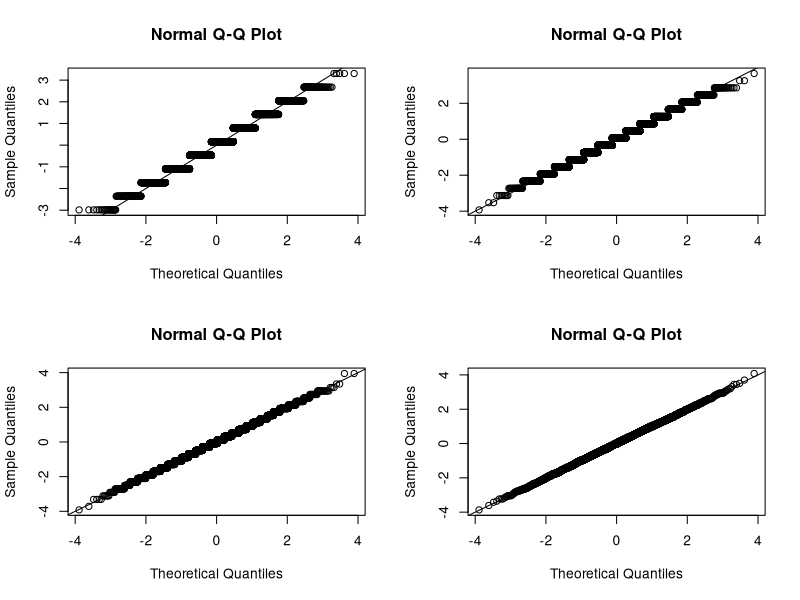
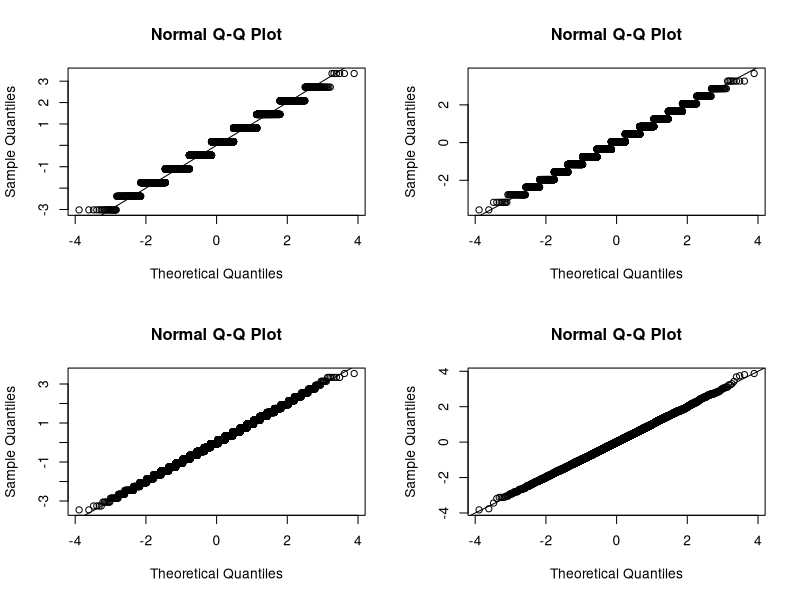
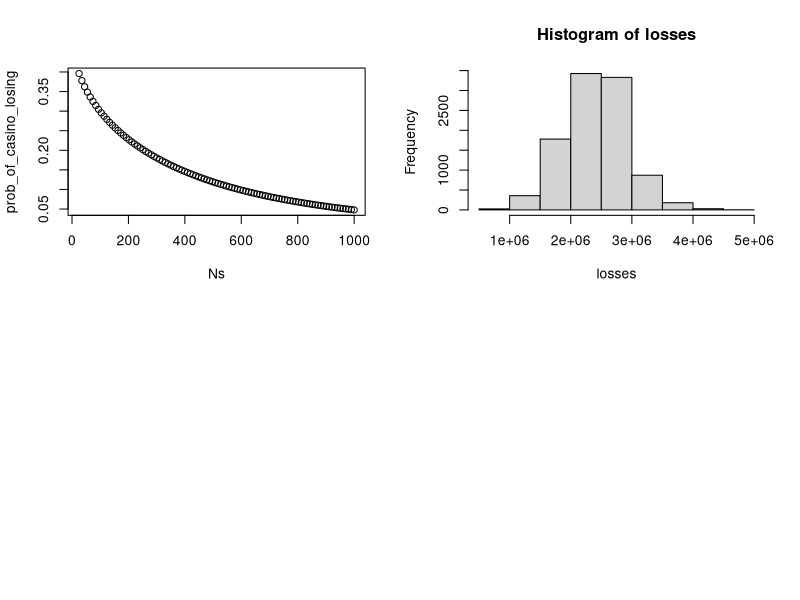
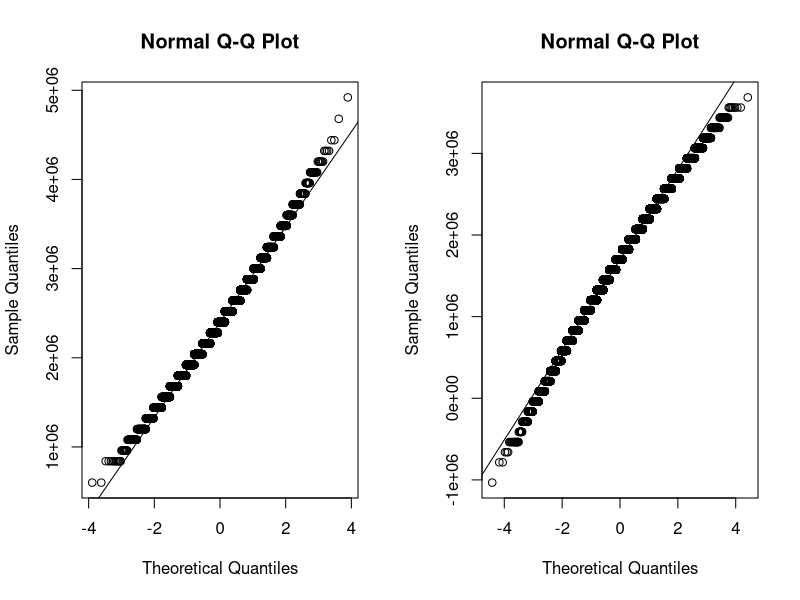
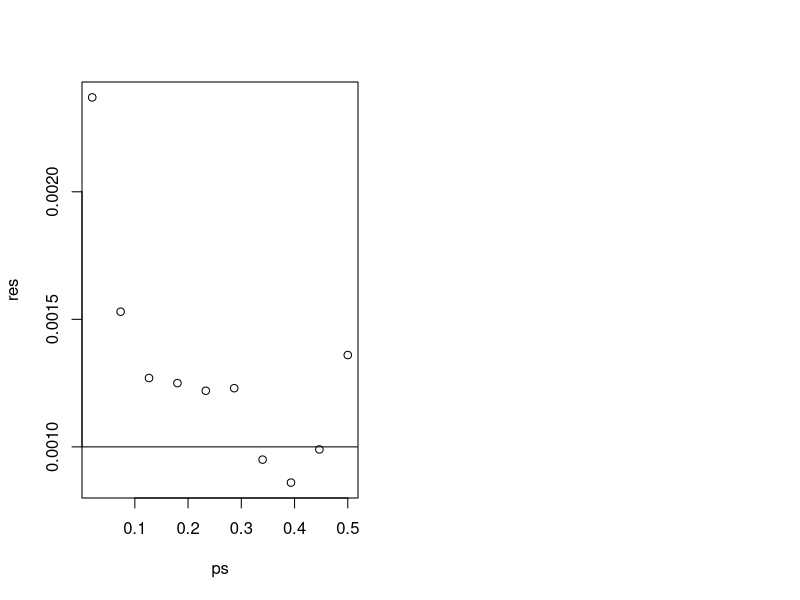

Write the R code that produced these figures, in order.
## ---- chunk 1
get_outcome <- function(N){
  x <- sample( c(-1,1), N, replace=TRUE, prob=c(10/19,9/19))
  sum(x)
}
get_outcome(10)
## ---- chunk 2
mysd <- function(x){
  sqrt(mean((x-mean(x))^2))
}
B <- 10^4
par(mfrow=c(2,2)) ##don't worry if you don't know what this is. You can remove it.
for(N in c(10, 25, 100, 1000)){
  winnings <- replicate(B,get_outcome(N) )
  z <- (winnings - mean(winnings))/mysd(winnings)
  qqnorm(z)
  abline(0,1)
  cat("Expected value:", mean(winnings), 
      "Standard Error:", mysd(winnings),"\n")
}
## ---- chunk 3
par(mfrow=c(2,2)) ##don't worry if you don't know what this is. You can remove it.
for(N in c(10, 25, 100, 1000)){
  average_winnings <- replicate(B,get_outcome(N) ) / N
  z <- (average_winnings - mean(average_winnings))/mysd(average_winnings)
  qqnorm(z)
  abline(0,1)
  cat("Expected value:", mean(average_winnings), 
      "Standard Error:", mysd(average_winnings),"\n")
}
## ---- chunk 4
1-pnorm( sqrt(25)*(1/19)/0.998614)
## ---- chunk 5
B <- 10^5
winnings <- replicate(B,get_outcome(25) )
mean(winnings>0)                   
## ---- chunk 6
Ns <-seq(25, 1000, len=100)
prob_of_casino_losing <- 1 - pnorm( sqrt(Ns)*(1/19/0.998614))
plot(Ns, prob_of_casino_losing)
## ---- chunk 7
N <- 1000
loss_per_foreclosure <- 120000
p <- 0.02
defaults <- sample( c(0,1), N, prob=c(1-p, p), replace = TRUE)
sum(defaults * loss_per_foreclosure)
## ---- chunk 8
N <- 1000
loss_per_foreclosure <- 120000
p <- 0.02
B <- 10^4
losses <- replicate(B, {
  defaults <- sample( c(0,1), N, prob=c(1-p, p), replace = TRUE) 
  sum(defaults * loss_per_foreclosure)
})
## Data looks normally distributed:
hist(losses)
par(mfrow=c(1,2))
qqnorm(losses)
qqline(losses)
mean(losses)
sd(losses)
## ---- chunk 9
N <- 1000
loan <- 180000
p <- 0.02
loss_per_foreclosure <- 120000
interest_rate <- (100+p*loss_per_foreclosure)/(1-p)/loan
cat("interest rate is: ",interest_rate)
B <- 10000
profit <- replicate(B, {
  x <- sample( c(-loss_per_foreclosure, interest_rate*loan ), N, replace=TRUE, prob=c(p, 1-p))
  sum(x)
})
mean(profit/N) ##should be about 100
## ---- chunk 10
## Run scripts above then:
mean(profit < 0)
## ---- chunk 11
N <- 1000
loan <- 180000
p <- 0.02
z <- -qnorm(0.001)
loss_per_foreclosure <- 120000
interest_rate <- loss_per_foreclosure*(z*sqrt(p*(1-p))+sqrt(N)*p)/
  ((1-p)*sqrt(N) - z*sqrt(p*(1-p)))/loan
cat("Interest rate is: ", interest_rate,"\n")
expectation <- -loss_per_foreclosure*p + interest_rate*loan*(1-p)
cat("Mean profit:" , expectation*N )
B <- 10^5
profit <- replicate(B, {
  x <- sample( c(-loss_per_foreclosure, interest_rate*loan ), N, replace=TRUE, prob=c(p, 1-p))
  sum(x)
})
mean(profit<0) 
## ---- chunk 12
## Run script from 2E
##Note that the normal approximation is not that great at the tails
qqnorm(profit)
qqline(profit)
## ---- chunk 13
N <- 1000
loan <- 180000
p <- 0.02
loss_per_foreclosure <- 120000
B <- 10^5
ps <- seq(0.02,0.5,len=10)
res <- sapply(ps,function(p){
  interest_rate <- loss_per_foreclosure*(z*sqrt(p*(1-p))+sqrt(N)*p)/
  ((1-p)*sqrt(N) - z*sqrt(p*(1-p)))/loan
  profit <- replicate(B, {
    x <- sample( c(-loss_per_foreclosure, interest_rate*loan ), N, replace=TRUE, prob=c(p, 1-p))
    sum(x)
    })
  mean(profit<0) ##should be about 0.001
})
plot(ps,res)
abline(h=0.001)
## ---- chunk 14
p2 <- 0.05
interest_rate2 <- (expectation +
                     loss_per_foreclosure*p2)/(1-p2)/loan
interest_rate2
## ---- chunk 15
loan <- 180000
loss_per_foreclosure <- 120000
p2 <- 0.05
interest_rate2 <- (expectation +
                     loss_per_foreclosure*p2)/(1-p2)/loan
B <- 10^4
profit <- replicate(B, {
  x <- sample( c(-loss_per_foreclosure, interest_rate2*loan ), N, replace=TRUE, prob=c(p2, 1-p2))
  sum(x)
})
mean(profit<0) ##should be about 0.001
## ---- chunk 16
z <- -qnorm(0.001)
N2 <- (z*(interest_rate2*loan + loss_per_foreclosure)*sqrt(p2*(1-p2)) / 
  (interest_rate2*loan*(1-p2) - loss_per_foreclosure*p2 ))^2
cat("N is :",N2)
B <- 10^4
profit <- replicate(B, {
  x <- sample( c(-loss_per_foreclosure, interest_rate2*loan ), N2, replace=TRUE, prob=c(p2, 1-p2))
  sum(x)
})
mean(profit<0) ##should be about 0.001

## ---- chunk 17
loan <- 180000
loss_per_foreclosure <- 120000
p2 <- 0.05
interest_rate2 <- 0.05
B <- 10^5
outcomes1 <- replicate(B,{
  sample( c(-loss_per_foreclosure, interest_rate2*loan ), 2, replace=TRUE, prob=c(p2, 1-p2))
})
## ---- chunk 18
sum( outcomes1[1,] < 0 & outcomes1[2,]<0)/sum(outcomes1[1,]<0)
## ---- chunk 19
B <- 10^5
outcomes2 <- replicate(B,{
  add <- sample( c(-0.04,0.04), 1)
  sample( c(-loss_per_foreclosure, interest_rate2*loan ), 2, replace=TRUE, prob=c(p2+add, 1-(p2+add)))
})
## ---- chunk 20
sum( outcomes2[1,] < 0 & outcomes2[2,]<0)/sum(outcomes2[1,]<0)
## ---- chunk 21
B <- 10^5
profit2 <- replicate(B,{
  add <- sample( c(-0.04,0.04), 1)
  x <- sample( c(-loss_per_foreclosure, interest_rate2*loan ), N2, replace=TRUE, prob=c(p2+add, 1-(p2+add)))
  sum(x)
})
## ---- chunk 22
mean(profit)
mean(profit2)
## ---- chunk 23
mean(profit < 0)
mean(profit2 < 0)
## ---- chunk 24
mean(profit < -10^6)
mean(profit2 < -10^6)
